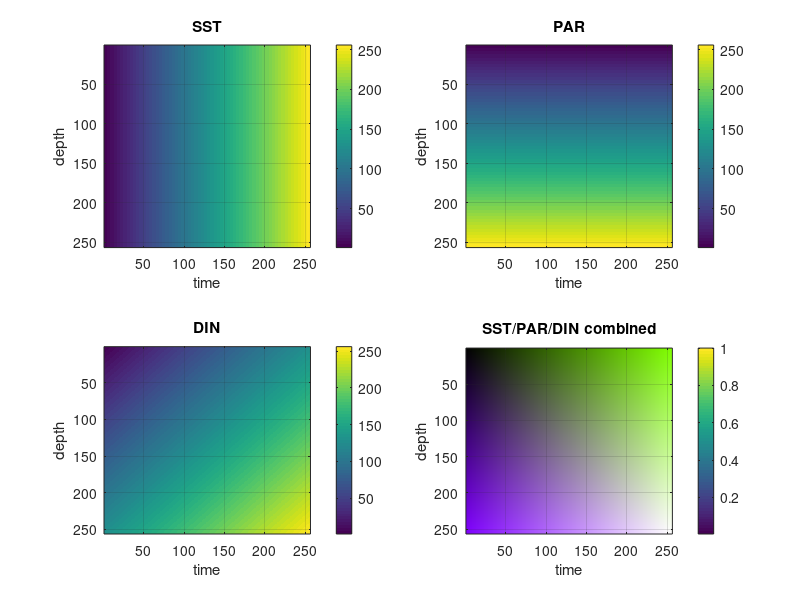

This figure's MATLAB source:
% $$$ close all
% $$$ clear all
%*********************************************************
%=========================================================
%FAKE DATA:
%.........................................................
msize = 256; %Levels of strength (low,medlow,medhigh,high)
%.........................................................
sst = [1:msize]; %[low,med,high]
par = [1:msize]; %[low,med,high]
din = [1:msize]; %[low,med,high]
%.........................................................
[SST,PAR]=meshgrid(sst,par);
%.........................................................
%%DIN = rand(msize,msize)*msize;
%.........................................................
DIN = (SST+PAR)/2;
%.........................................................
% $$$ DIN = ones(msize,msize)*1.0;
% $$$ DIN = ones(msize,msize)*256;
%.........................................................
%=========================================================
%.........................................................
RGBarray3D = zeros(msize,msize,3);
%.........................................................
% $$$ RGBarray3D(:,:,1) = SST/msize; % red component
% $$$ RGBarray3D(:,:,2) = PAR/msize; % green
% $$$ RGBarray3D(:,:,3) = DIN/msize; % blue
%.........................................................
RGBarray3D(:,:,1) = DIN/msize; % red component
RGBarray3D(:,:,2) = SST/msize; % green
RGBarray3D(:,:,3) = PAR/msize; % blue
%.........................................................
%=========================================================
%.........................................................
figure(10)
subplot(2,2,1)
imagesc(SST)
xlabel('time')
ylabel('depth')
title('SST')
colorbar
grid on
subplot(2,2,2)
imagesc(PAR)
xlabel('time')
ylabel('depth')
title('PAR')
colorbar
grid on
subplot(2,2,3)
imagesc(DIN)
xlabel('time')
ylabel('depth')
title('DIN')
colorbar
grid on
subplot(2,2,4)
imagesc(RGBarray3D)
xlabel('time')
ylabel('depth')
title('SST/PAR/DIN combined')
colorbar
grid on
%.........................................................
% $$$ print('-dpng','-r100','myRGBcolormap.png')
%.........................................................
return
%=========================================================
%*********************************************************
%.........................................................
msize = 16; %Levels of strength (low,medlow,medhigh,high)
%.........................................................
sst = [0:msize]; %[low,med,high]
par = [0:msize]; %[low,med,high]
din = [0:msize]; %[low,med,high]
%.........................................................
[SSTmesh3D,PARmesh3D,DINmesh3D]=meshgrid(sst,par,din);
%.........................................................
MAP = [];
for j=1:msize^3
    j
    %.....................................................
    SSTmesh1D = SSTmesh3D(:);
    PARmesh1D = PARmesh3D(:);
    DINmesh1D = DINmesh3D(:);
    %.....................................................
    jsst = SSTmesh1D(j)/msize;
    jpar = PARmesh1D(j)/msize;
    jdin = DINmesh1D(j)/msize;
    %.....................................................
    MAP = [MAP; [jsst,jpar,jdin]];
    %.....................................................
end
%.........................................................
%*********************************************************
%*********************************************************
%%[h] = fscatter3(X,Y,Z,C,cmap);
%*********************************************************
%.........................................................
R=DIN/msize;
G=SST/msize;
B=PAR/msize;
%.........................................................
RGBarray3D(:,:,1) = DIN/msize; % red component
RGBarray3D(:,:,2) = SST/msize; % green
RGBarray3D(:,:,3) = PAR/msize; % blue
%.........................................................
X = cat(3,R,G,B);
%.........................................................
figure(1)
subplot(2,2,1)
image(X);
subplot(2,2,2)
image(RGBarray3D);
%.........................................................
